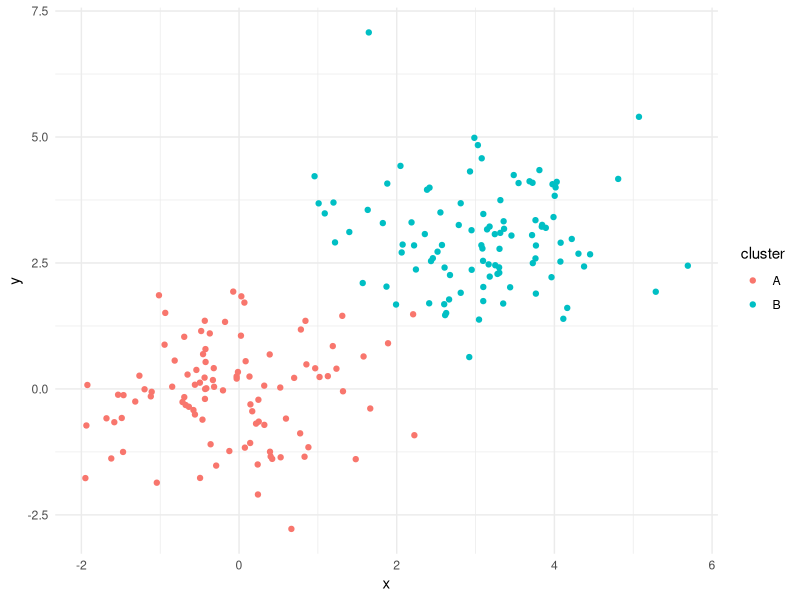

The R source for this figure: (Note: this script raises an error after producing the figure.)
# Packages ----------------------------------------------------------------
library(tidyr)
library(plyr)
library(dplyr)
library(ggplot2)
library(gganimate)

# Generate Data -----------------------------------------------------------

# We generate some data using 2 different normal distributions

# data for cluster 1
c1_data <- data.frame("cluster" = "A",
                      "x" = rnorm(100,0,1),
                      "y" = rnorm(100,0,1))

c2_data <- data.frame("cluster" = "B",
                      "x" = rnorm(100,3,1),
                      "y" = rnorm(100,3,1))

# Join clusters together
data <- rbind(c1_data,
              c2_data)

# Plot
ggplot(data,aes(x = x, y = y, col = cluster)) +
  geom_point() +
  theme_minimal()

# Set Seed
set.seed(0216)

# shuffle data
data <- sample(data)

# remove cluster column in preperation for k-means algorithm
data <- data %>%
  dplyr::select(-cluster)


# K-Means Clustering ------------------------------------------------------

kMeansVersionRo <- function(data, clusters, iterations){
  
  # STEP 1: INITIALIZE LISTS
  
  # initialize means list
  means_list <- vector("list", length = iterations)
  
  # intiialize closest distances list
  closest_distances_list <- vector("list", length = iterations)

  # STEP 2: GET STARTING MEANS
  
  # Get starting means - from random sampled points in the data set
  means <- sample_n(data,
                    clusters,
                    replace = FALSE)

  
  # STEP 3: START K-MEANS PROCESS
  
  # Begin looping through iterations
  for (i in 1:iterations){
  
    # Put current means into means_list
    means_list[[i]] <- means %>%
      mutate(kmeanid = 1:clusters,
             Iteration = i)
    
    # Calculate Euclidean distance from each observation to each mean
    distances <- vector("list", length = clusters)
    
    for (j in 1:clusters){
      distances[[j]] <- ldply(apply(data,
                                    1,
                                    FUN = function(x){
                                      sqrt(rowSums((x - means[j,])^2))})) %>%
        mutate("kmeanid" = j)
    }
    
    # Pull together into one dataframe
    distances <- ldply(distances) %>%
      mutate(index = ((row_number() - 1) %/% clusters) + 1,
             index = rep(seq(nrow(data)), clusters)) %>%
      rename("Distance" = V1)
    
    # add index to data
    data_with_index <- data %>%
      mutate(index = seq(nrow(data)))
    
    # bolt on x and y values using the index
    distances <- merge(distances,
                       data_with_index,
                       by = "index")
    
    # Find min mean
    closest_distances <- distances %>%
      group_by(index) %>%
      filter(Distance == min(Distance)) %>%
      ungroup() %>%
      mutate(Iteration = i)
    
    # Store closest_distances
    closest_distances_list[[i]] <- closest_distances
    
    # Update means
    means <- closest_distances %>%
      dplyr::select(-c(index,Distance, Iteration)) %>%
      group_by(kmeanid) %>%
      summarise_all(.funs = mean) %>%
      ungroup() %>%
      dplyr::select(-kmeanid)
    
    # Print iteration number
    print(paste0("Iteration: ", i))

  }
  
  # STEP 4: RETURN OUTPUT
  
  output <- list("means" = means_list,
                 "data" = closest_distances_list)
  
  
}

# Use function:
cluster_means <- kMeansVersionRo(data, k = 2, iterations = 5)


# Animation Plot ----------------------------------------------------------

# Data
plot_points <- ldply(cluster_means$data)

# Means
plot_means <- ldply(cluster_means$means)

# Plot
p <- ggplot() +
  geom_point(data = plot_points,
             aes(x = x,
                 y = y,
                 col = as.factor(kmeanid)),
             size = 2,
             alpha = 0.8,
             shape = 4) +
  geom_point(data = plot_means,
             aes(x = x,
                 y = y,
                 col = as.factor(kmeanid)),
             size = 5)+
  theme_minimal() +
  guides(col = guide_legend(title = "Cluster")) +
  theme(plot.title = element_text(size = 20))

# Animate plot by iteration
p + transition_manual(Iteration) + labs(title = "k-Means Iteration: {frame}")
